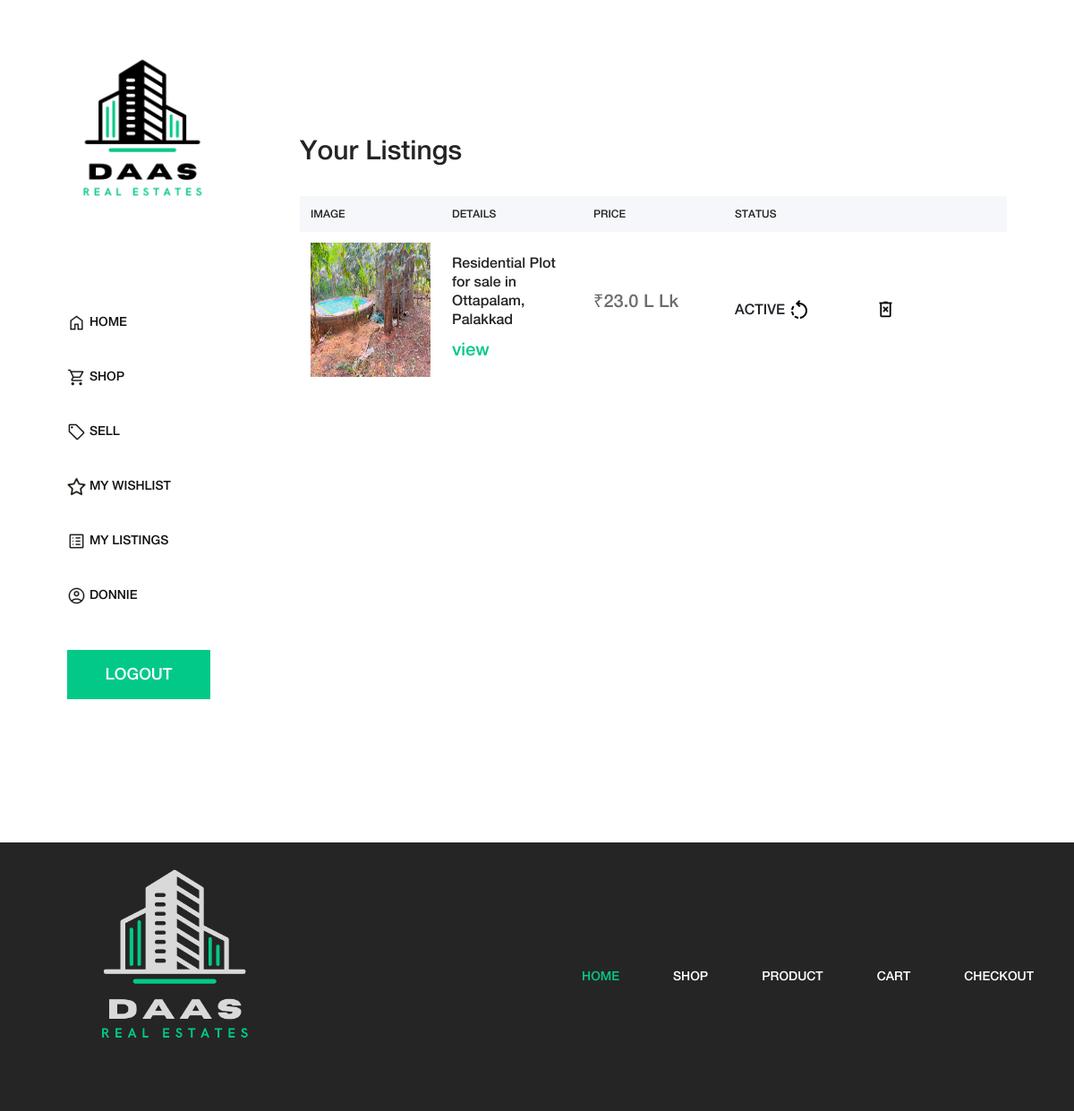
The page /my_listings.php (signed in) on the database its author committed.
### tables this page shows
CREATE TABLE `property_tbl` (
  `property_id` int(11) NOT NULL,
  `owner_id` int(11) NOT NULL,
  `title` varchar(250) NOT NULL,
  `discription` varchar(1000) NOT NULL,
  `property_type` varchar(100) NOT NULL,
  `size` varchar(30) NOT NULL,
  `size_format` varchar(50) NOT NULL DEFAULT 'sqft',
  `property_address` varchar(250) NOT NULL,
  `city` varchar(100) NOT NULL,
  `pin` varchar(10) NOT NULL,
  `price` varchar(50) NOT NULL,
  `denomination` varchar(50) NOT NULL DEFAULT 'lk',
  `fname` varchar(100) NOT NULL,
  `lname` varchar(100) NOT NULL,
  `email` varchar(100) NOT NULL,
  `phoneno` varchar(20) NOT NULL,
  `image_one` varchar(250) DEFAULT NULL,
  `image_two` varchar(250) DEFAULT NULL,
  `image_three` varchar(250) DEFAULT NULL,
  `image_four` varchar(250) DEFAULT NULL,
  `status` varchar(30) NOT NULL DEFAULT 'active',
  `date` date NOT NULL
);

### my_listings.php (the view)
<?php include("header.php"); ?>
<?php include("connection.php") ?>
<?php
if (!isset($_SESSION["userid"])) {
  header("location: login.php");
} else {
  $userid = $_SESSION["userid"];
}
$query = "SELECT * FROM property_tbl WHERE owner_id='$userid'";
$result = mysqli_query($conn, $query);
?>
<div class="cart-table-area section-padding-100">
  <div class="container-fluid">
    <div class="row">
      <div class="f1 col-12 col-lg-8">
        <div class="cart-title mt-50">
          <h2>Your Listings</h2>
        </div>
        <div class="cart-table clearfix">
          <table class="table table-hover">
            <thead>
              <tr>
                <th>IMAGE</th>
                <th>DETAILS</th>
                <th>PRICE</th>
                <th>STATUS</th>
                <th></th>
              </tr>
            </thead>
            <tbody>
              <?php while ($row = mysqli_fetch_assoc($result)) { ?>
                <tr>
                  <td class="cart_product_img">
                    <a href="property_details.php?id=<?php echo $row["property_id"] ?>"><img src="<?php echo $row["image_one"] ?>" alt="Image" style="width: 150px; height: 150px"></a>
                  </td>
                  <td class="cart_product_desc">
                    <h5><?php echo $row["title"] ?></h5>
                    <a href="property_details.php?id=<?php echo $row["property_id"] ?>">view</a>
                  </td>
                  <td class="price">
                    <p>₹<?php echo $row["price"] . (($row["denomination"] == "lk") ? " Lk" : " Cr") ?></p>
                  </td>
                  <td class="qty">
                    <span><?php echo strtoupper($row["status"]) ?> <a href="switch_status.php?id=<?php echo $row["property_id"] ?>"><img src="img/core-img/rotate.png"></a></span>
                  </td>
                  <td class="qty">
                    <a href="remove_listing.php?id=<?php echo $row["property_id"] ?>" data-toggle="tooltip" data-placement="left" title="Delete"><img class="bin" src="img/core-img/bin_black.png"></a>
                  </td>
                </tr>
              <?php } ?>
            </tbody>
          </table>
        </div>
      </div>
    </div>
  </div>
</div>
<?php include("footer.php"); ?>

### css/core-style.css (style rules this page uses)
* { margin: 0; padding: 0; }
body { font-family: "helveticaneuemedium"; font-size: 16px; }
h1, h2, h3, h4, h5, h6 { color: #242424; line-height: 1.3; font-weight: 400; }
p { color: #6d6d6d; font-size: 20px; line-height: 1.9; font-weight: 400; }
a { text-decoration: none; color: #03C988; font-size: 20px; }
img { height: auto; max-width: 100%; }
.mt-50 { margin-top: 50px !important; }
.section-padding-100 { padding-top: 100px; padding-bottom: 100px; }
.main-content-wrapper .cart-table-area { position: relative; z-index: 1; -webkit-box-flex: 0; -ms-flex: 0 0 calc(95% - 320px); flex: 0 0 calc(95% - 320px); width: calc(95% - 320px); max-width: calc(95% - 320px); }
.main-content-wrapper .cart-table-area .cart-title h2 { font-size: 30px; margin-bottom: 30px; color: #242424; }
.main-content-wrapper .cart-table-area table thead { width: 100%; display: block; }
.main-content-wrapper .cart-table-area table thead tr { display: -webkit-box; display: -ms-flexbox; display: flex; width: 100%; height: 40px; background-color: #f5f7fa; }
.main-content-wrapper .cart-table-area table thead tr th { border-top: none; border-bottom: none; -webkit-box-flex: 0; width: 25%; max-width: 25%; font-size: 12px; color: #242424; text-transform: capitalize; font-weight: 400; }
.main-content-wrapper .cart-table-area table tbody { width: 100%; display: block; }
.main-content-wrapper .cart-table-area table tbody tr { display: -webkit-box; display: -ms-flexbox; display: flex; -webkit-box-align: center; -ms-flex-align: center; -ms-grid-row-align: center; align-items: center; width: 100%; }
.main-content-wrapper .cart-table-area table tbody tr td { border: none; -webkit-box-flex: 0; width: 25%; max-width: 25%; }
.main-content-wrapper .cart-table-area table tbody tr td h5 { font-size: 16px; color: #252525; }

### style.css (style rules this page uses)
.row { justify-content: center; }
.cart_product_img { object-fit: contain; height: auto; }
.f1, tr, th { flex: unset; max-width: unset; }

### rows shown on the page
property_tbl: image_one (picture), title "Residential Plot for sale in Ottapalam, Palakkad", price "23.0 L", denomination "Lk", status "ACTIVE"

### other values the page prints
$_SESSION["fname"] "DONNIE"
